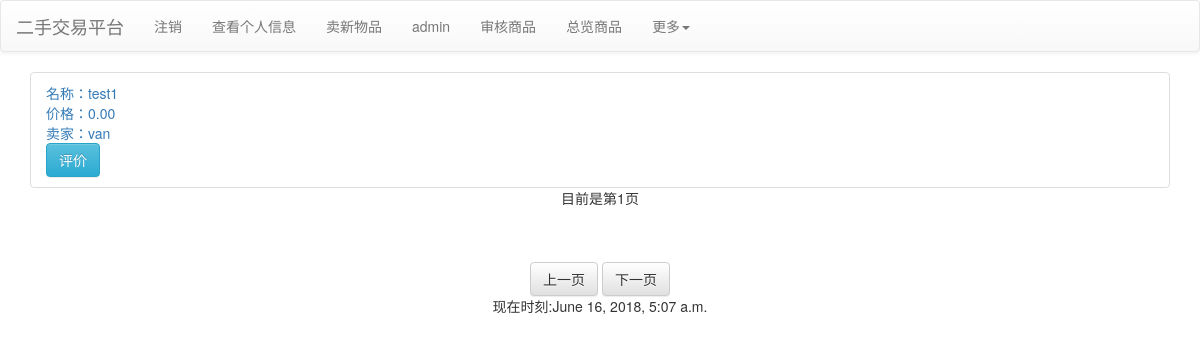
Page /myorder (signed in) on the committed database.
### mainsite/models.py (models this page shows, shortened)
class Order(models.Model):
    buyer = models.ForeignKey(Profile, on_delete = models.CASCADE)
    product = models.OneToOneField(Product, on_delete = models.CASCADE)
    price = models.IntegerField()
    full_name = models.CharField(max_length = 32)
    address = models.CharField(max_length = 256)
    phone = models.CharField(max_length = 15)
    created_at = models.DateTimeField(auto_now_add = True)
    state = models.IntegerField(default = 0)
    payment_id = models.IntegerField(null = True, blank = True)
    class Meta:
        ordering = ("-created_at",)

class Product(models.Model):
    seller = models.ForeignKey(Profile,on_delete=models.CASCADE)
    category = models.ForeignKey(Category, null = True, blank = True, on_delete = models.SET_NULL)
    price = models.DecimalField(max_digits = 10, decimal_places = 2, default = 0)
    name = models.CharField(max_length = 32)
    description = models.TextField(default = "暂无简介")
    state = models.IntegerField(default = -1)

class Profile(models.Model):
    user = models.OneToOneField(User, on_delete=models.CASCADE)
    sex = models.IntegerField(default = 0)
    full_name = models.CharField(max_length=32, null=True, blank=True)
    phone = models.CharField(max_length=15, null=True, blank=True)
    address = models.CharField(max_length=256, null=True, blank=True)
    BoundPayment = models.CharField(max_length=32, null=True, blank=True)
    usertype = models.IntegerField(default=0)
    email = models.EmailField(null=True, blank=True)
    email_binding = models.EmailField(null=True, blank=True)
    email_binding_key = models.CharField(max_length=4, null=True, blank=True)
    pay_binding = models.CharField(max_length=32, null=True, blank=True)
    pay_binding_key = models.CharField(max_length=4, null=True, blank=True)
    def __str__(self):
        return self.user.username

### mainsite/views.py (the view)
# urls.py: path('myorder', views.myorder),
@login_required(login_url='/login/')
def myorder(request):
    TheTimeOfNow = datetime.now()
    if request.user.is_authenticated:
        username = request.user.username
    if request.user.is_authenticated:
        profile_cur = models.Profile.objects.get(user = request.user)
        all_orders = models.Order.objects.filter(buyer = profile_cur).order_by("-id")
        paginator_cur = paginator.Paginator(all_orders, 5)
        p = request.GET.get('p')
        try:
            orders = paginator_cur.page(p)
        except paginator.PageNotAnInteger:
            orders = paginator_cur.page(1)
        except paginator.EmptyPage:
            orders = paginator_cur.page(paginator_cur.num_pages)
    return render(request, 'myorder.html', locals())

### templates/myorder.html (shortened to what this page needs)
{% extends "base.html" %}
{% block content %}
<div class="contrainer">
    <div class="row">
        {% for order in orders %}
            {% if forloop.first %}
                <div class="container">
            {% endif %}
                    <div class="list-group-item">
                        <a href="/product/{{order.product.id}}">
                            名称：{{order.product.name}}
                            <br />
                            价格：{{order.product.price}}
                            <br />
                            卖家：{{order.product.seller}}
                            <br />
                        </a>
                        {% if order.state == 4 %}
                        <a href="/comment/{{ order.id }}" class="btn btn-info">评价</a>
                        {% endif %}
                    </div>
            {% if forloop.last %}
                </div>
            {% endif %}
        {% empty %}
            <center><h3>没有订单</h3></center>
        {% endfor %}
    </div>
    <div class="row" align="center">
            目前是第{{ orders.number }}页
    </div>
    <div class="pagination pagination-centered" style="height: auto;">
    </div>
    <div class="row" align="center">
        {% if orders.has_previous %}
            <a class="btn btn-info" href="?p={{ orders.previous_page_number }}">
                上一页
            </a>
        {% else %}
            <a class="btn btn-default" href="#">
                上一页
            </a>
        {% endif %}
        {% if orders.has_next %}
            <a class="btn btn-info" href="?p={{ orders.next_page_number }}">
                下一页
            </a>
        {% else %}
            <a class="btn btn-default " href="#">
                下一页
            </a>
        {% endif %}
    </div>
</div>
{% endblock %}

### rows in the picture
Order: product.name "test1", product.price "0.00", product.seller "van"

### other values in the picture
{{ orders.number }} "1"
